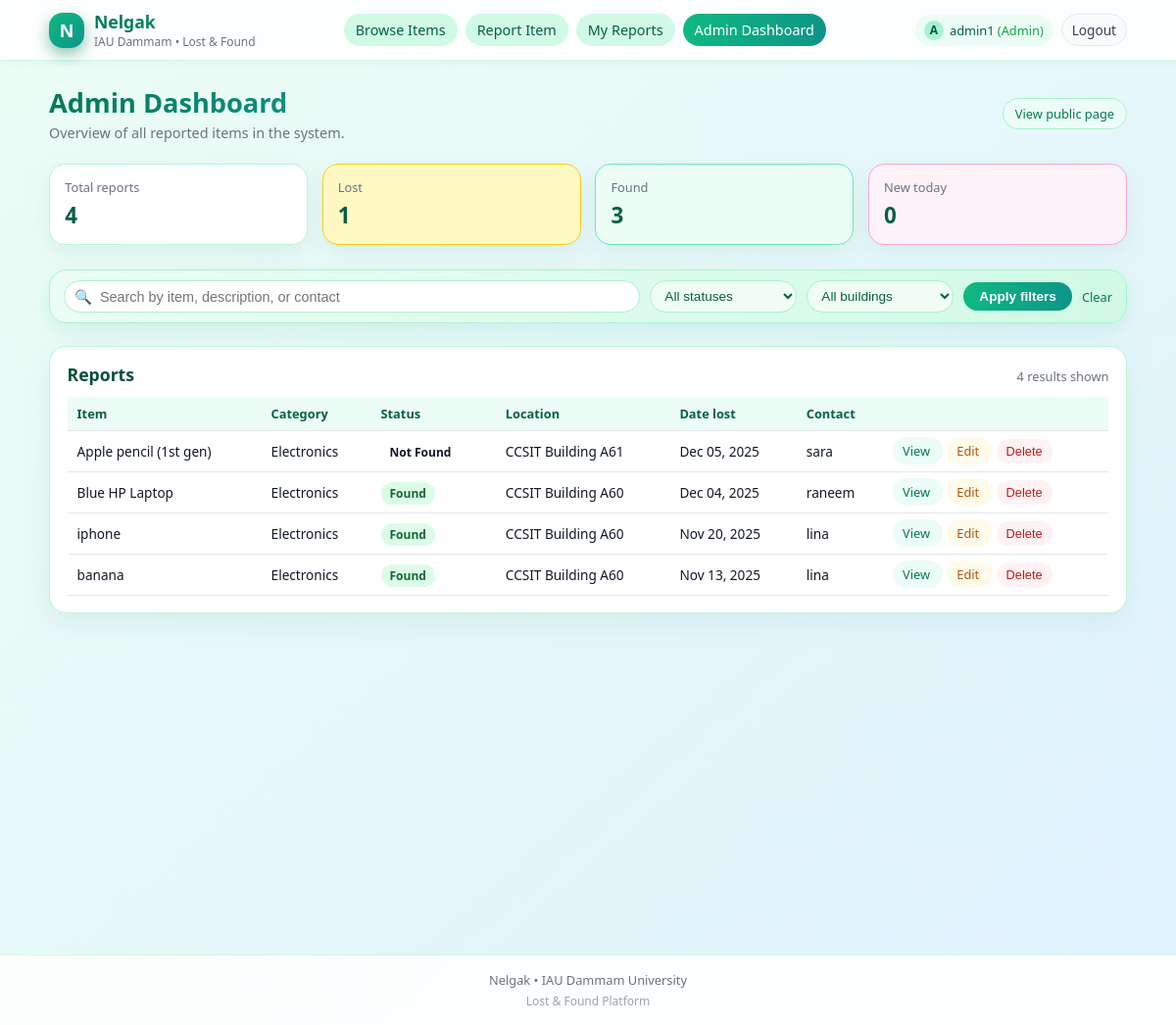
The page /admin-dashboard/ (signed in) on the database as committed earlier.
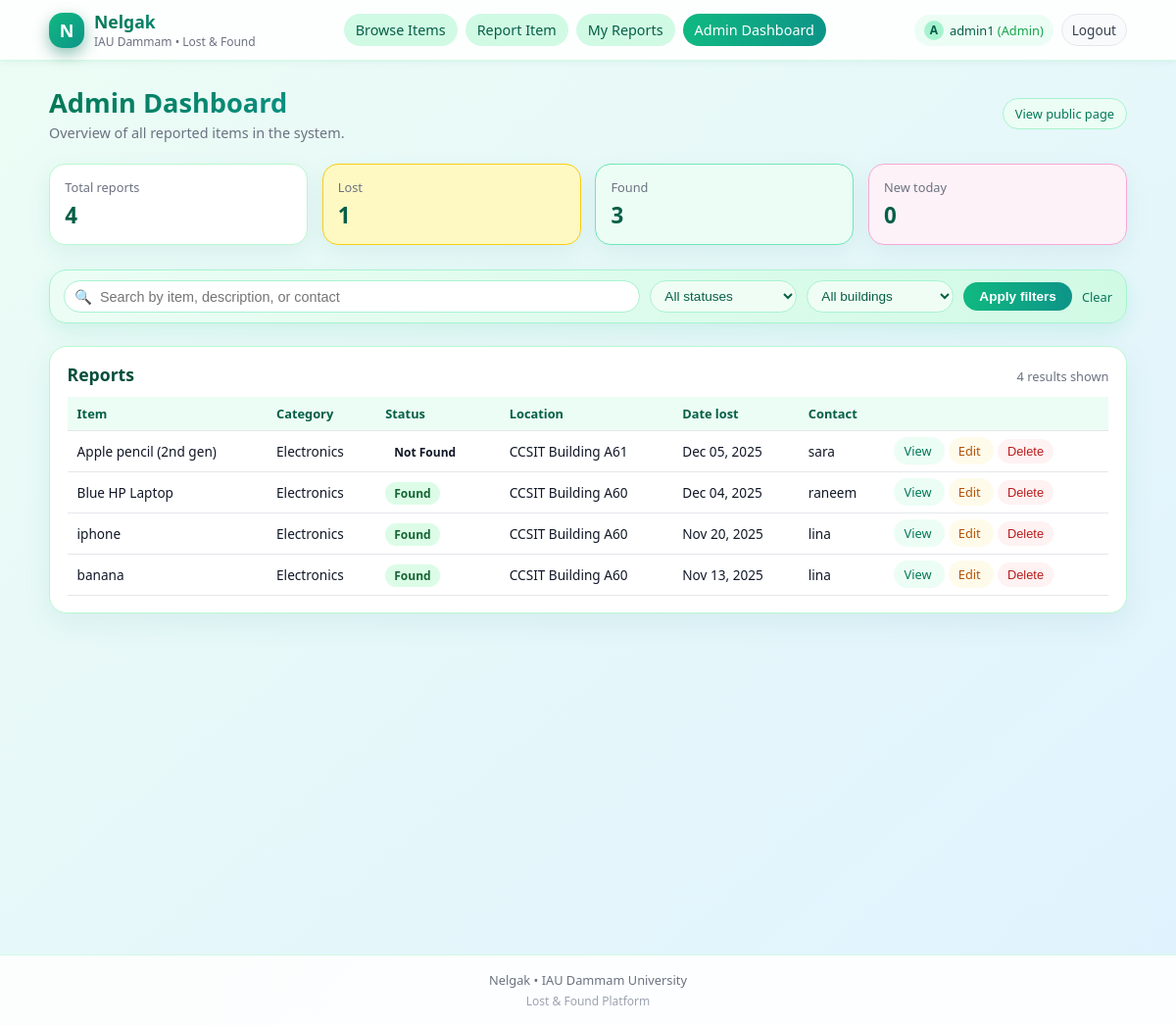
The same page on the database as committed later.
### lostandfound/models.py (models this page shows, shortened)
class LostItem(models.Model):
    CATEGORY_CHOICES = [
        ('Electronics', 'Electronics'),
        ('Jewelry', 'Jewelry'),
        ('Clothing', 'Clothing'),
        ('Bags', 'Bags'),
        ('Keys', 'Keys'),
        ('Documents', 'Documents'),
        ('Pets', 'Pets'),
        ('Sports Equipment', 'Sports Equipment'),
        ('Other', 'Other'),
    ]
    LOCATION_CHOICES = [
        ('CCSIT Building A60', 'CCSIT Building A60'),
        ('CCSIT Building A61', 'CCSIT Building A61'),
    ]
    STATUS_CHOICES = [
        ('not_found', 'Not Found'),
        ('found', 'Found'),
    ]
    item_name = models.CharField(max_length=100)
    description = models.TextField(blank=True)
    building_number = models.CharField(max_length=10, default='A60')
    category = models.CharField(max_length=50, choices=CATEGORY_CHOICES)
    location_lost = models.CharField(max_length=50, choices=LOCATION_CHOICES)
    date_lost = models.DateField()
    status = models.CharField(
        max_length=20,
        choices=STATUS_CHOICES,
        default='not_found'
    )
    college = models.CharField(
        max_length=50,
        default='CCIS',
        blank=True
    )
    reported_by = models.ForeignKey(
        User,
        on_delete=models.SET_NULL,
        null=True,
        blank=True,
        related_name='lost_items'
    )
    security_question = models.CharField(max_length=255)
    security_answer = models.CharField(max_length=255)
    image = models.ImageField(upload_to='item_images/', blank=True, null=True)
    contact_name = models.CharField(max_length=100)
    contact_email = models.EmailField(blank=True)
    contact_phone = models.CharField(max_length=20, blank=True)
    created_at = models.DateTimeField(auto_now_add=True)

### lostandfound/views.py (the view)
# urls.py: path('admin-dashboard/', views.admin_dashboard, name='admin_dashboard'),
@staff_member_required   # only staff / superuser can access
def admin_dashboard(request):
    reports = LostItem.objects.all().order_by('-date_lost')  # or '-id' if you prefer
    q = request.GET.get('q', '').strip()
    status = request.GET.get('status', '').strip()
    building = request.GET.get('building', '').strip()
    if q:
        reports = reports.filter(
            Q(item_name__icontains=q) |
            Q(description__icontains=q) |
            Q(contact_name__icontains=q)
        )
    if status and status != 'all':
        if status == 'lost':
            reports = reports.filter(status='not_found')
        else:
            reports = reports.filter(status=status)
    if building and building != 'all':
        reports = reports.filter(location_lost__icontains=building)
    today = timezone.now().date()
    context = {
        "reports": reports,
        "total_reports": LostItem.objects.count(),
        "lost_reports": LostItem.objects.filter(status="not_found").count(),
        "found_reports": LostItem.objects.filter(status="found").count(),
        "today_reports": LostItem.objects.filter(date_lost=today).count(),
    }
    return render(request, "admin_dashboard.html", context)

### lostandfound/templates/admin_dashboard.html (shortened to what this page needs)
{% extends "base.html" %}
{% block content %}
<div class="page admin-page">
  <div class="admin-header">
    <div>
      <h1>Admin Dashboard</h1>
      <p>Overview of all reported items in the system.</p>
    </div>
    <a href="{% url 'home' %}" class="admin-header-link">View public page</a>
  </div>
  <div class="admin-stats-grid">
    <div class="admin-stat-card">
      <p class="label">Total reports</p>
      <p class="value">{{ total_reports }}</p>
    </div>
    <div class="admin-stat-card lost">
      <p class="label">Lost</p>
      <p class="value">{{ lost_reports }}</p>
    </div>
    <div class="admin-stat-card found">
      <p class="label">Found</p>
      <p class="value">{{ found_reports }}</p>
    </div>
    <div class="admin-stat-card today">
      <p class="label">New today</p>
      <p class="value">{{ today_reports }}</p>
    </div>
  </div>
  <div class="admin-filters-wrapper">
    <form method="get" class="admin-filters-form">
      <div class="row">
        <div class="search">
          <span class="icon">🔍</span>
          <input type="text"
                 name="q"
                 placeholder="Search by item, description, or contact"
                 value="{{ request.GET.q }}">
        </div>
        <select name="status" class="select">
          <option value="all" {% if request.GET.status == 'all' or not request.GET.status %}selected{% endif %}>
            All statuses
          </option>
        </select>
        <select name="building" class="select">
          <option value="all" {% if request.GET.building == 'all' or not request.GET.building %}selected{% endif %}>
            All buildings
          </option>
        </select>
        <button type="submit" class="btn-apply">Apply filters</button>
        <a href="{% url 'admin_dashboard' %}" class="btn-clear">Clear</a>
      </div>
    </form>
  </div>
  <div class="admin-table-card">
    <div class="table-header">
      <h2>Reports</h2>
      <p>{{ reports|length }} result{% if reports|length != 1 %}s{% endif %} shown</p>
    </div>
    {% if reports %}
      <div class="table-scroll">
        <table class="reports-table">
          <thead>
            <tr>
              <th>Item</th>
              <th>Category</th>
              <th>Status</th>
              <th>Location</th>
              <th>Date lost</th>
              <th>Contact</th>
              <th></th>
            </tr>
          </thead>
          <tbody>
            {% for item in reports %}
              <tr>
                <td>{{ item.item_name }}</td>
                <td>{{ item.category }}</td>
                <td>
                  <span class="status-badge {{ item.status }}">
                    {{ item.get_status_display }}
                  </span>
                </td>
                <td>{{ item.location_lost }}</td>
                <td>{{ item.date_lost|date:"M d, Y" }}</td>
                <td>{{ item.contact_name }}</td>
                <td>
                  <a href="{% url 'item_detail' item.pk %}" class="btn-small">
                    View
                  </a>
                  <a href="{% url 'edit_item' item.pk %}" class="btn-small2">
                    Edit
                  </a>
                  <form method="POST" action="{% url 'delete_item' item.pk %}"
                        style="display:inline-block;"
                        onsubmit="return confirm('Are you sure you want to delete this item? This cannot be undone.');">
                    <button type="submit" class="btn-delete"
                            >
                      Delete
                    </button>
                  </form>
                </td>
              </tr>
            {% endfor %}
          </tbody>
        </table>
      </div>
    {% else %}
      <p class="empty-state">No reports found for these filters.</p>
    {% endif %}
  </div>
</div>
{% endblock %}

Rows that differ between the two databases and show on the page:
changed LostItem "CCSIT Building A61": item_name "Apple pencil (1st gen)" → "Apple pencil (2nd gen)"
